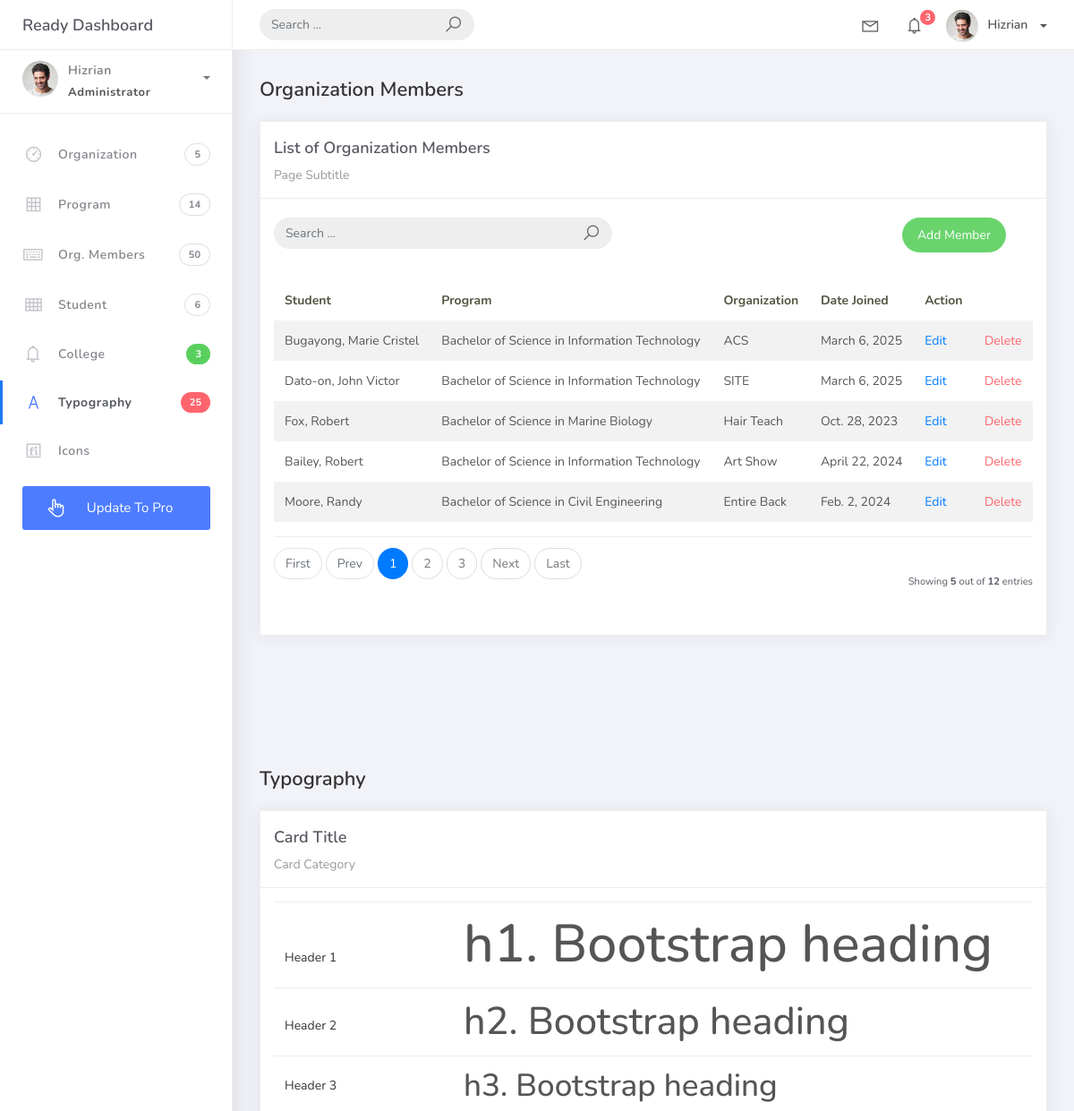
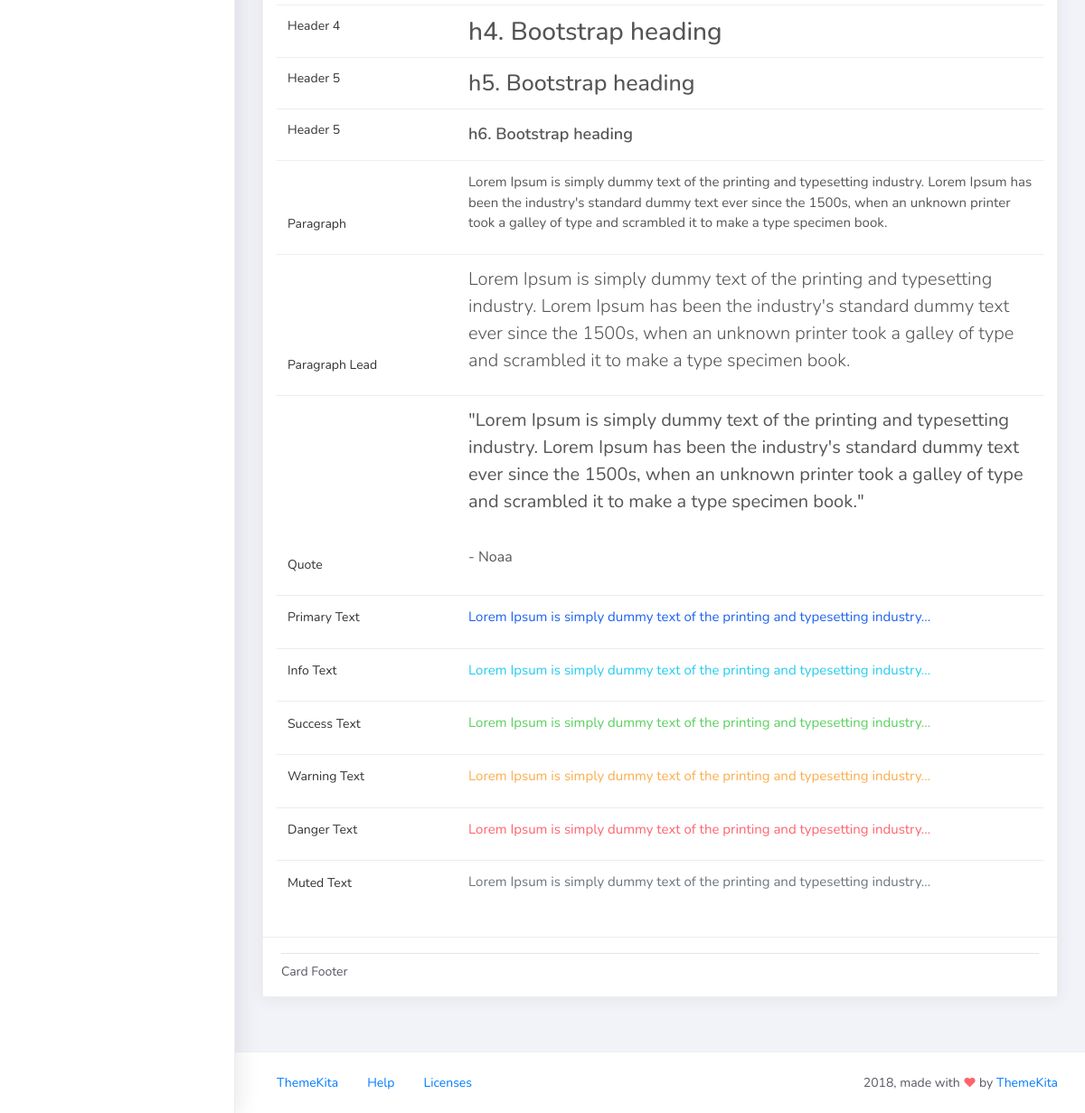
The page /orgmember_list on the database its author committed (2 pictures, top to bottom).
### studentorg/models.py (models this page shows, shortened)
class BaseModel(models.Model):
    created_at = models.DateTimeField(auto_now_add=True, db_index=True)
    updated_at = models.DateTimeField(auto_now=True)
    class Meta:
        abstract = True

class OrgMember(BaseModel):
    student = models.ForeignKey(Student, on_delete=models.CASCADE)
    organization = models.ForeignKey(Organization, on_delete=models.CASCADE)
    date_joined = models.DateField()

class Student(BaseModel):
    student_id = models.CharField(max_length=15)
    lastname = models.CharField(max_length=25)
    firstname = models.CharField(max_length=25)
    middlename = models.CharField(max_length=25, blank=True, null=True)
    program = models.ForeignKey(Program, on_delete=models.CASCADE)
    def __str__(self):
        return f"{self.lastname}, {self.firstname}"

class Program(BaseModel):
    prog_name = models.CharField(max_length=150)
    college = models.ForeignKey(College, on_delete=models.CASCADE)
    def __str__(self):
        return self.prog_name

class Organization(BaseModel):
    name = models.CharField(max_length=250)
    college = models.ForeignKey(
        College, null=True, blank=True, on_delete=models.CASCADE)
    description = models.CharField(max_length=500)
    def __str__(self):
        return self.name

### studentorg/views.py (the view)
# urls.py: path('orgmember_list', views.OrgMemberList.as_view(), name='orgmember-list'),
class OrgMemberList(ListView):
    model = OrgMember
    context_object_name = 'orgmember'
    template_name = 'orgmember_list.html'
    paginate_by = 5

### templates/orgmember_list.html
{% extends 'base.html' %} {% load static %} {% block content %}
<div class="content">
    <div class="container-fluid">
        <h4 class="page-title">Organization Members</h4>
        <div class="row">
            <div class="col-md-12">
                <div class="card">
                    <div class="card-header">
                        <div class="card-title">List of Organization Members</div>
                        <div class="card-category">Page Subtitle</div>
                    </div>
                    <br />
                    <div class="col-md-12 row">
                        <div class="col-md-6">
                            <form class="navbar-left navbar-form nav-search mr-md-3" action="">
                                <div class="input-group">
                                    <input type="text" placeholder="Search ..." class="form-control" />
                                    <div class="input-group-append">
                                        <span class="input-group-text">
                                            <i class="la la-search search-icon"></i>
                                        </span>
                                    </div>
                                </div>
                            </form>
                        </div>
                        <div class="col-md-6">
                            <div class="pull-right">
                                <a href="{% url 'orgmember-add' %}" class="btn btn-success btn-rounded">Add Member</a>
                            </div>
                        </div>
                    </div>
                    <div class="card-body">
                        <table class="table table-striped mt-3">
                            <thead>
                                <tr>
                                    <th scope="col">Student</th>
                                    <th scope="col">Program</th>
                                    <th scope="col">Organization</th>
                                    <th scope="col">Date Joined</th>
                                    <th scope="col">Action</th>
                                </tr>
                            </thead>
                            <tbody>
                                {% for object in object_list %}
                                <tr>
                                    <td>{{ object.student }}</td>
                                    <td>{{ object.student.program }}</td>
                                    <td>{{ object.organization }}</td>
                                    <td>{{ object.date_joined }}</td>
                                    <td> <a href="orgmember_list/{{object.id}}">Edit</a></td>
                                    <td>
                                        <a href="orgmember_list/{{object.id}}/delete" class="text-danger">Delete</a>
                                    </td>
                                </tr>
                                {% empty %}
                                <tr>
                                    <td colspan="5" style="text-align: center">
                                        <p class="text-sm font-weight-bold mb-0">No Records Found</p>
                                    </td>
                                </tr>
                                {% endfor %}
                            </tbody>
                        </table>
                        {% include 'includes/pagination.html' %}
                    </div>
                </div>
            </div>
        </div>
    </div>
</div>
{% endblock %}

### rows shown on the page
OrgMember: student "Bugayong, Marie Cristel", student.program "Bachelor of Science in Information Technology", organization "ACS", date_joined "March 6, 2025"
OrgMember: student "Dato-on, John Victor", student.program "Bachelor of Science in Information Technology", organization "SITE", date_joined "March 6, 2025"
OrgMember: student "Fox, Robert", student.program "Bachelor of Science in Marine Biology", organization "Hair Teach", date_joined "Oct. 28, 2023"
OrgMember: student "Bailey, Robert", student.program "Bachelor of Science in Information Technology", organization "Art Show", date_joined "April 22, 2024"
OrgMember: student "Moore, Randy", student.program "Bachelor of Science in Civil Engineering", organization "Entire Back", date_joined "Feb. 2, 2024"

### other values the page prints
{{ page_num }} "1"
{{ page_num }} "2" "3"
{{ object_list.count }} "5"
{{ paginator.count }} "12"
